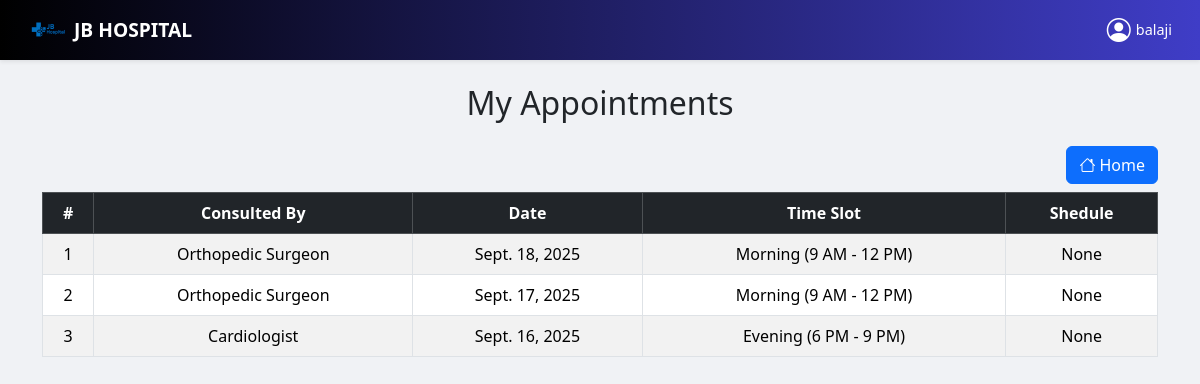
Page /myappointments/ (signed in) on the committed database.
### Healthcare/models.py (models this page shows, shortened)
class Appointment(models.Model):
    patient = models.ForeignKey('CustomUser', on_delete=models.SET_NULL, null=True, blank=True)
    staff = models.ForeignKey('StaffUser', on_delete=models.SET_NULL, null=True, blank=True)
    name = models.CharField(max_length=100)
    age = models.PositiveIntegerField()
    phone = models.CharField(max_length=15)
    gender = models.CharField(max_length=10, choices=[('Male','Male'), ('Female','Female'), ('Other','Other')])
    DOCTOR_CHOICES = [
        ('cardiologist', 'Cardiologist'),
        ('gastroenterologist', 'Gastroenterologist'),
        ('orthopedic', 'Orthopedic Surgeon'),
        ('general_physician', 'General Physician'),
        ('neurologist', 'Neurologist'),
        ('dermatologist', 'Dermatologist'),
    ]
    specialist = models.CharField(max_length=50, choices=DOCTOR_CHOICES)
    appointment_date = models.DateField(default=timezone.now)
    TIME_SLOT_CHOICES = [
        ('morning', 'Morning (9 AM - 12 PM)'),
        ('afternoon', 'Afternoon (1:30 PM - 4 PM)'),
        ('evening', 'Evening (6 PM - 9 PM)'),
    ]
    time_slot = models.CharField(max_length=20, choices=TIME_SLOT_CHOICES, default='morning')
    consultation_time = models.TimeField(null=True, blank=True)
    created_at = models.DateTimeField(auto_now_add=True)
    STATUS_CHOICES = [
        ('pending', 'Pending'),
        ('visited', 'Visited'),
        ('not_visited', 'Not Visited'),
    ]
    status = models.CharField(max_length=20, choices=STATUS_CHOICES, default='pending')
    @staticmethod
    def slot_timings():
        return {
            'morning': (time(9, 0), time(12, 0)),
            'afternoon': (time(13, 30), time(16, 0)),
            'evening': (time(18, 0), time(21, 0)),
        }

### Healthcare/views.py (the view)
# urls.py: path('myappointments/', views.appointment_list, name='appointment_list'),
def appointment_list(request):
    if not request.session.get('user_id'):
        messages.error(request, "You must login first to view appointments!")
        return redirect('login_view')
    appointments = Appointment.objects.filter(
        patient_id=request.session['user_id']
    ).order_by('-appointment_date', '-created_at')
    now = timezone.localtime()
    for appt in appointments:
        if not appt.time_slot:
            appt.cancellable = False
            continue
        slot_start, slot_end = Appointment.slot_timings().get(appt.time_slot, (None, None))
        if not slot_end:
            appt.cancellable = False
            continue
        cutoff = timezone.make_aware(
            datetime.combine(appt.appointment_date, slot_end),
            timezone.get_current_timezone()
        )
        appt.cancellable = now < cutoff
    return render(request, "appointment_list.html", {
        "appointments": appointments,
        "show_navbar": True,
        "specialist_choices": Appointment.DOCTOR_CHOICES
    })

### template/appointment_list.html (shortened to what this page needs)
{% extends "index.html" %}
{% load static %}
{% block content %}
<div class="container">
    <h2 class="mb-4 mt-5 text-center">My Appointments</h2>
    <div class="mb-2 d-flex">
        <a href="{% url 'home' %}"><button type="button" class="btn btn-primary d-flex align-items-center">
                <i class="bi bi-house me-1"></i> Home
            </button>
        </a>
    </div>
    <div class="table-responsive">
        <table class="table table-bordered table-striped align-middle text-center">
            <thead class="table-dark">
                <tr>
                    <th>#</th>
                    <th>Consulted By</th>
                    <th>Date</th>
                    <th>Time Slot</th>
                    <th>Shedule</th>
                </tr>
            </thead>
            <tbody>
                {% for appointment in appointments %}
                <tr data-bs-toggle="modal" data-bs-target="#appointmentModal{{ appointment.id }}"
                    style="cursor: pointer;">
                    <td>{{ forloop.counter }}</td>
                    <td>{{ appointment.get_specialist_display }}</td>
                    <td>{{ appointment.appointment_date }}</td>
                    <td>{{ appointment.get_time_slot_display }}</td>
                    <td>{{ appointment.consultation_time}}</td>
                </tr>
                {% empty %}
                <tr>
                    <td colspan="5" class="text-center">No appointments found.</td>
                </tr>
                {% endfor %}
            </tbody>
        </table>
    </div>
</div>
{% endblock %}

### template/appointment_list.html (style rules this page uses)
.container { margin-top: 7%; }
.d-flex { justify-content: end; }
.table-responsive { overflow-x: auto; }

### rows in the picture
Appointment: specialist "Orthopedic Surgeon", appointment_date "Sept. 18, 2025", time_slot "Morning (9 AM - 12 PM)", consultation_time "None"
Appointment: specialist "Orthopedic Surgeon", appointment_date "Sept. 17, 2025", time_slot "Morning (9 AM - 12 PM)", consultation_time "None"
Appointment: specialist "Cardiologist", appointment_date "Sept. 16, 2025", time_slot "Evening (6 PM - 9 PM)", consultation_time "None"

### other values in the picture
{{ request.session.user_name }} "balaji"
